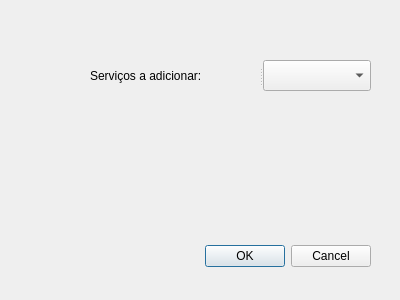
<?xml version="1.0" encoding="UTF-8"?>
<ui version="4.0">
 <class>HealthSIGDialogBase</class>
 <widget class="QDialog" name="HealthSIGDialogBase">
  <property name="geometry">
   <rect>
    <x>0</x>
    <y>0</y>
    <width>400</width>
    <height>300</height>
   </rect>
  </property>
  <property name="windowTitle">
   <string>Health SIG</string>
  </property>
  <widget class="QDialogButtonBox" name="button_box">
   <property name="geometry">
    <rect>
     <x>30</x>
     <y>240</y>
     <width>341</width>
     <height>32</height>
    </rect>
   </property>
   <property name="orientation">
    <enum>Qt::Horizontal</enum>
   </property>
   <property name="standardButtons">
    <set>QDialogButtonBox::Cancel|QDialogButtonBox::Ok</set>
   </property>
  </widget>
  <widget class="QSplitter" name="splitter">
   <property name="geometry">
    <rect>
     <x>90</x>
     <y>60</y>
     <width>281</width>
     <height>31</height>
    </rect>
   </property>
   <property name="orientation">
    <enum>Qt::Horizontal</enum>
   </property>
   <widget class="QLabel" name="label">
    <property name="text">
     <string>Serviços a adicionar:</string>
    </property>
   </widget>
   <widget class="QComboBox" name="comboBox"/>
  </widget>
 </widget>
 <resources/>
 <connections>
  <connection>
   <sender>button_box</sender>
   <signal>accepted()</signal>
   <receiver>HealthSIGDialogBase</receiver>
   <slot>accept()</slot>
   <hints>
    <hint type="sourcelabel">
     <x>20</x>
     <y>20</y>
    </hint>
    <hint type="destinationlabel">
     <x>20</x>
     <y>20</y>
    </hint>
   </hints>
  </connection>
  <connection>
   <sender>button_box</sender>
   <signal>rejected()</signal>
   <receiver>HealthSIGDialogBase</receiver>
   <slot>reject()</slot>
   <hints>
    <hint type="sourcelabel">
     <x>20</x>
     <y>20</y>
    </hint>
    <hint type="destinationlabel">
     <x>20</x>
     <y>20</y>
    </hint>
   </hints>
  </connection>
 </connections>
</ui>
